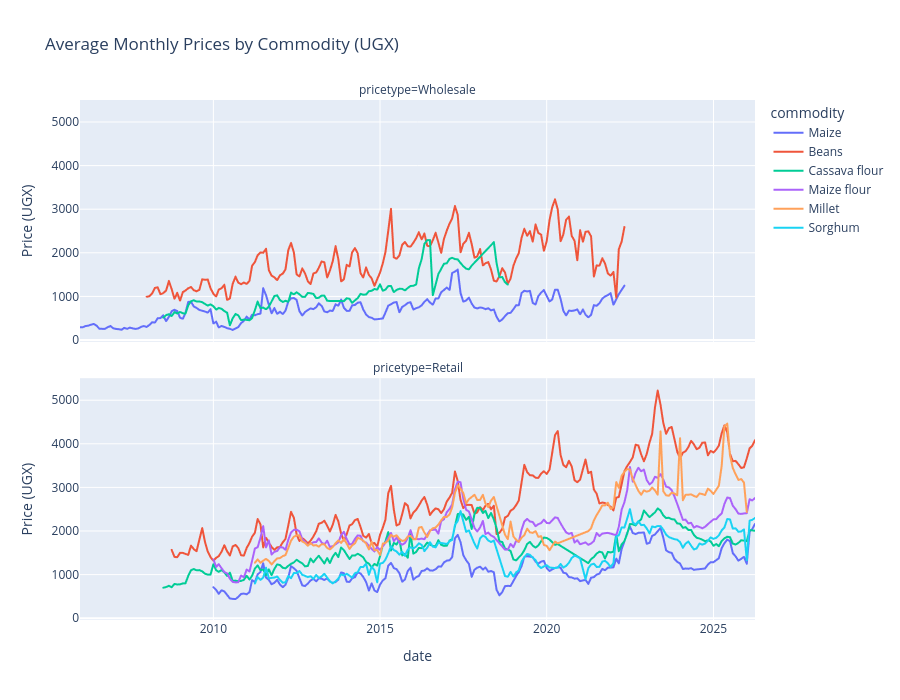

This figure's notebook cell:
### Markdown cell above
## 4. Exploratory Data Analysis

### Code cell
# National average price trends
avg = (df.groupby(["date", "commodity", "pricetype"])["price"]
       .mean().reset_index())

fig = px.line(avg, x="date", y="price", color="commodity",
              facet_col="pricetype", facet_col_wrap=1,
              title="Average Monthly Prices by Commodity (UGX)",
              labels={"price": "Price (UGX)"})
fig.update_layout(height=700)
fig.show()

### Figure 1 — Plotly figure (JSON) as saved in the notebook; plotly's stock layout.template omitted (floating-point values rounded to 4 significant figures; data arrays with more than 128 entries replaced by an {"elided": "..."} marker saying what was removed)
{"data": [{"hovertemplate": "commodity=Maize<br>pricetype=Wholesale<br>date=%{x}<br>Price (UGX)=%{y}<extra></extra>", "legendgroup": "Maize", "line": {"color": "#636efa", "dash": "solid"}, "marker": {"symbol": "circle"}, "mode": "lines", "name": "Maize", "showlegend": true, "type": "scattergl", "x": {"elided": "197 str values"}, "xaxis": "x2", "y": {"elided": "197 float values"}, "yaxis": "y2"}, {"hovertemplate": "commodity=Maize<br>pricetype=Retail<br>date=%{x}<br>Price (UGX)=%{y}<extra></extra>", "legendgroup": "Maize", "line": {"color": "#636efa", "dash": "solid"}, "marker": {"symbol": "circle"}, "mode": "lines", "name": "Maize", "showlegend": false, "type": "scattergl", "x": {"elided": "194 str values"}, "xaxis": "x", "y": {"elided": "194 float values"}, "yaxis": "y"}, {"hovertemplate": "commodity=Beans<br>pricetype=Wholesale<br>date=%{x}<br>Price (UGX)=%{y}<extra></extra>", "legendgroup": "Beans", "line": {"color": "#EF553B", "dash": "solid"}, "marker": {"symbol": "circle"}, "mode": "lines", "name": "Beans", "showlegend": true, "type": "scattergl", "x": {"elided": "173 str values"}, "xaxis": "x2", "y": {"elided": "173 float values"}, "yaxis": "y2"}, {"hovertemplate": "commodity=Beans<br>pricetype=Retail<br>date=%{x}<br>Price (UGX)=%{y}<extra></extra>", "legendgroup": "Beans", "line": {"color": "#EF553B", "dash": "solid"}, "marker": {"symbol": "circle"}, "mode": "lines", "name": "Beans", "showlegend": false, "type": "scattergl", "x": {"elided": "209 str values"}, "xaxis": "x", "y": {"elided": "209 float values"}, "yaxis": "y"}, {"hovertemplate": "commodity=Cassava flour<br>pricetype=Wholesale<br>date=%{x}<br>Price (UGX)=%{y}<extra></extra>", "legendgroup": "Cassava flour", "line": {"color": "#00cc96", "dash": "solid"}, "marker": {"symbol": "circle"}, "mode": "lines", "name": "Cassava flour", "showlegend": true, "type": "scattergl", "x": ["2008-07-01T00:00:00.000000", "2008-08-01T00:00:00.000000", "2008-09-01T00:00:00.000000", "2008-10-01T00:00:00.000000", "2008-11-01T00:00:00.000000", "2008-12-01T00:00:00.000000", "2009-01-01T00:00:00.000000", "2009-02-01T00:00:00.000000", "2009-03-01T00:00:00.000000", "2009-04-01T00:00:00.000000", "2009-05-01T00:00:00.000000", "2009-06-01T00:00:00.000000", "2009-07-01T00:00:00.000000", "2009-08-01T00:00:00.000000", "2009-09-01T00:00:00.000000", "2009-10-01T00:00:00.000000", "2009-11-01T00:00:00.000000", "2009-12-01T00:00:00.000000", "2010-01-01T00:00:00.000000", "2010-02-01T00:00:00.000000", "2010-03-01T00:00:00.000000", "2010-04-01T00:00:00.000000", "2010-05-01T00:00:00.000000", "2010-06-01T00:00:00.000000", "2010-07-01T00:00:00.000000", "2010-08-01T00:00:00.000000", "2010-09-01T00:00:00.000000", "2010-10-01T00:00:00.000000", "2010-11-01T00:00:00.000000", "2010-12-01T00:00:00.000000", "2011-01-01T00:00:00.000000", "2011-02-01T00:00:00.000000", "2011-03-01T00:00:00.000000", "2011-04-01T00:00:00.000000", "2011-05-01T00:00:00.000000", "2011-06-01T00:00:00.000000", "2011-07-01T00:00:00.000000", "2011-08-01T00:00:00.000000", "2011-09-01T00:00:00.000000", "2011-10-01T00:00:00.000000", "2011-11-01T00:00:00.000000", "2011-12-01T00:00:00.000000", "2012-01-01T00:00:00.000000", "2012-02-01T00:00:00.000000", "2012-03-01T00:00:00.000000", "2012-04-01T00:00:00.000000", "2012-05-01T00:00:00.000000", "2012-06-01T00:00:00.000000", "2012-07-01T00:00:00.000000", "2012-08-01T00:00:00.000000", "2012-09-01T00:00:00.000000", "2012-10-01T00:00:00.000000", "2012-11-01T00:00:00.000000", "2012-12-01T00:00:00.000000", "2013-01-01T00:00:00.000000", "2013-02-01T00:00:00.000000", "2013-03-01T00:00:00.000000", "2013-04-01T00:00:00.000000", "2013-05-01T00:00:00.000000", "2013-06-01T00:00:00.000000", "2013-07-01T00:00:00.000000", "2013-08-01T00:00:00.000000", "2013-09-01T00:00:00.000000", "2013-10-01T00:00:00.000000", "2013-11-01T00:00:00.000000", "2013-12-01T00:00:00.000000", "2014-01-01T00:00:00.000000", "2014-02-01T00:00:00.000000", "2014-03-01T00:00:00.000000", "2014-04-01T00:00:00.000000", "2014-05-01T00:00:00.000000", "2014-06-01T00:00:00.000000", "2014-07-01T00:00:00.000000", "2014-08-01T00:00:00.000000", "2014-09-01T00:00:00.000000", "2014-10-01T00:00:00.000000", "2014-11-01T00:00:00.000000", "2014-12-01T00:00:00.000000", "2015-01-01T00:00:00.000000", "2015-02-01T00:00:00.000000", "2015-03-01T00:00:00.000000", "2015-04-01T00:00:00.000000", "2015-05-01T00:00:00.000000", "2015-06-01T00:00:00.000000", "2015-07-01T00:00:00.000000", "2015-08-01T00:00:00.000000", "2015-09-01T00:00:00.000000", "2015-10-01T00:00:00.000000", "2015-11-01T00:00:00.000000", "2015-12-01T00:00:00.000000", "2016-01-01T00:00:00.000000", "2016-02-01T00:00:00.000000", "2016-03-01T00:00:00.000000", "2016-04-01T00:00:00.000000", "2016-05-01T00:00:00.000000", "2016-06-01T00:00:00.000000", "2016-07-01T00:00:00.000000", "2016-08-01T00:00:00.000000", "2016-10-01T00:00:00.000000", "2016-11-01T00:00:00.000000", "2016-12-01T00:00:00.000000", "2017-01-01T00:00:00.000000", "2017-02-01T00:00:00.000000", "2017-03-01T00:00:00.000000", "2017-04-01T00:00:00.000000", "2017-05-01T00:00:00.000000", "2017-06-01T00:00:00.000000", "2017-07-01T00:00:00.000000", "2017-08-01T00:00:00.000000", "2017-09-01T00:00:00.000000", "2017-10-01T00:00:00.000000", "2018-06-01T00:00:00.000000", "2018-07-01T00:00:00.000000", "2018-08-01T00:00:00.000000", "2018-09-01T00:00:00.000000", "2018-10-01T00:00:00.000000", "2018-11-01T00:00:00.000000"], "xaxis": "x2", "y": [514.3, 576.1, 596.7, 553.0, 643.3, 616.2, 646.9, 620.0, 606.9, 800.9, 894.4, 917.7, 889.2, 890.7, 873.1, 833.1, 796.4, 822.5, 781.6, 702.7, 740.7, 721.2, 669.2, 631.2, 338.5, 505.0, 602.6, 569.8, 457.7, 475.2, 467.9, 458.3, 507.5, 690.0, 885.0, 733.3, 750.0, 709.3, 770.0, 891.7, 1015.0, 1030.0, 920.0, 879.2, 905.0, 880.0, 1092.0, 1053.0, 1100.0, 1055.0, 995.9, 996.6, 1085.0, 1078.0, 1062.0, 965.0, 975.0, 1025.0, 1022.0, 907.5, 900.0, 900.0, 900.0, 900.0, 900.0, 897.2, 962.5, 950.0, 855.0, 915.0, 965.0, 1064.0, 1045.0, 1050.0, 1125.0, 1135.0, 1176.0, 1160.0, 1281.0, 1132.0, 1162.0, 1243.0, 1245.0, 1105.0, 1154.0, 1181.0, 1180.0, 1141.0, 1200.0, 1245.0, 1250.0, 1280.0, 1650.0, 1862.0, 2210.0, 2300.0, 2300.0, 1030.0, 1519.0, 1638.0, 1755.0, 1767.0, 1869.0, 1892.0, 1862.0, 1856.0, 1773.0, 1700.0, 1644.0, 1625.0, 1712.0, 2250.0, 1769.0, 1445.0, 1450.0, 1333.0, 1275.0], "yaxis": "y2"}, {"hovertemplate": "commodity=Cassava flour<br>pricetype=Retail<br>date=%{x}<br>Price (UGX)=%{y}<extra></extra>", "legendgroup": "Cassava flour", "line": {"color": "#00cc96", "dash": "solid"}, "marker": {"symbol": "circle"}, "mode": "lines", "name": "Cassava flour", "showlegend": false, "type": "scattergl", "x": {"elided": "203 str values"}, "xaxis": "x", "y": {"elided": "203 float values"}, "yaxis": "y"}, {"hovertemplate": "commodity=Maize flour<br>pricetype=Retail<br>date=%{x}<br>Price (UGX)=%{y}<extra></extra>", "legendgroup": "Maize flour", "line": {"color": "#ab63fa", "dash": "solid"}, "marker": {"symbol": "circle"}, "mode": "lines", "name": "Maize flour", "showlegend": true, "type": "scattergl", "x": {"elided": "190 str values"}, "xaxis": "x", "y": {"elided": "190 float values"}, "yaxis": "y"}, {"hovertemplate": "commodity=Millet<br>pricetype=Retail<br>date=%{x}<br>Price (UGX)=%{y}<extra></extra>", "legendgroup": "Millet", "line": {"color": "#FFA15A", "dash": "solid"}, "marker": {"symbol": "circle"}, "mode": "lines", "name": "Millet", "showlegend": true, "type": "scattergl", "x": {"elided": "163 str values"}, "xaxis": "x", "y": {"elided": "163 float values"}, "yaxis": "y"}, {"hovertemplate": "commodity=Sorghum<br>pricetype=Retail<br>date=%{x}<br>Price (UGX)=%{y}<extra></extra>", "legendgroup": "Sorghum", "line": {"color": "#19d3f3", "dash": "solid"}, "marker": {"symbol": "circle"}, "mode": "lines", "name": "Sorghum", "showlegend": true, "type": "scattergl", "x": {"elided": "175 str values"}, "xaxis": "x", "y": {"elided": "175 float values"}, "yaxis": "y"}], "layout": {"annotations": [{"font": {}, "showarrow": false, "text": "pricetype=Retail", "x": 0.5, "xanchor": "center", "xref": "paper", "y": 0.465, "yanchor": "bottom", "yref": "paper"}, {"font": {}, "showarrow": false, "text": "pricetype=Wholesale", "x": 0.5, "xanchor": "center", "xref": "paper", "y": 1.0, "yanchor": "bottom", "yref": "paper"}], "height": 700, "legend": {"title": {"text": "commodity"}, "tracegroupgap": 0}, "title": {"text": "Average Monthly Prices by Commodity (UGX)"}, "xaxis": {"anchor": "y", "domain": [0, 1], "title": {"text": "date"}}, "xaxis2": {"anchor": "y2", "domain": [0, 1], "matches": "x", "showticklabels": false}, "yaxis": {"anchor": "x", "domain": [0, 0.465], "title": {"text": "Price (UGX)"}}, "yaxis2": {"anchor": "x2", "domain": [0.535, 1.0], "matches": "y", "title": {"text": "Price (UGX)"}}}}
